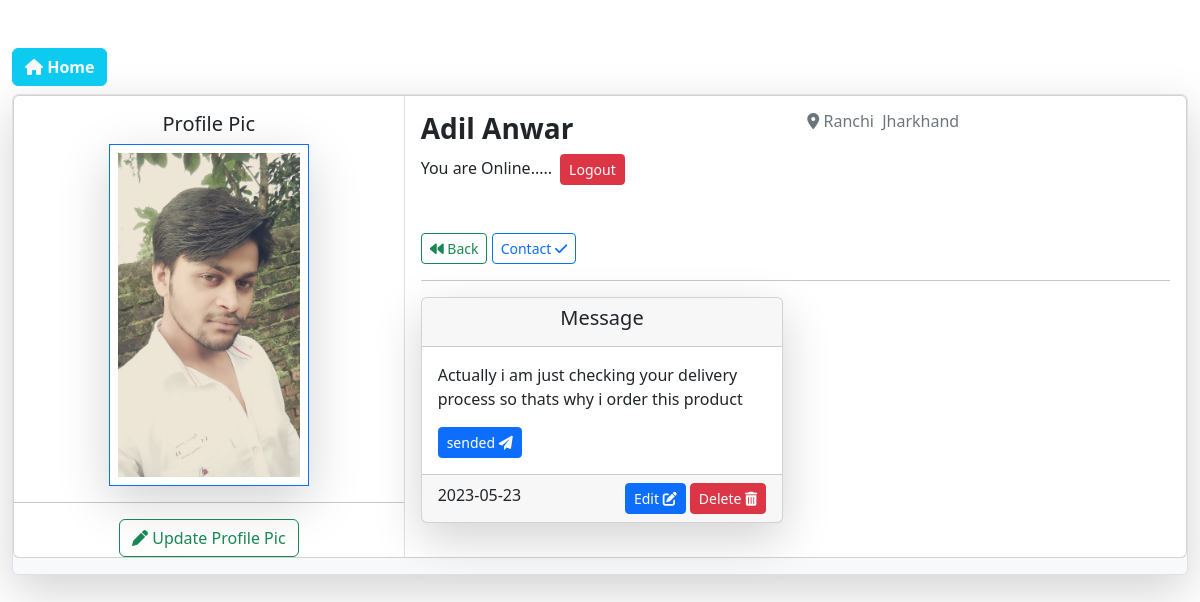
Page /contact_us_display.php?email=mradilanwar1995@gmail.com (signed in) on the committed database.
### tables this page shows
CREATE TABLE `contact_us` (
  `message_id` int(11) NOT NULL,
  `full_name` varchar(200) NOT NULL,
  `contact` varchar(200) NOT NULL,
  `address` varchar(200) NOT NULL,
  `email` varchar(200) NOT NULL,
  `subject` varchar(200) NOT NULL,
  `messages` varchar(200) NOT NULL,
  `status` varchar(200) NOT NULL DEFAULT 'sended',
  `date_time` date NOT NULL DEFAULT current_timestamp()
);

### contact_us_display.php (the view, shortened to what this page needs)
<?php
if(isset($_SESSION['email']))
{
?>
<!DOCTYPE html>
<html lang="en">
<head>
    <link rel="stylesheet" href="style.css">
    <link rel="stylesheet" href="bootstrap-5.2.0-dist/css/bootstrap.css">
    <link rel="stylesheet" href="css/all.min.css">
</head>
<body>
    <div class="container-fluid mt-5 mb-5">
        <div class="row">
            <div class="col-md-12">
                <a href="index.php" class="btn btn-info mb-2 text-light fw-bold btn-home-pro"><i class="fa-solid fa-house"></i> Home</a>
                <div class="box bg-light shadow-lg border rounded">
                    <div class="card mb-3">
                        <div class="row g-0">
                            <div class="col-md-4 border-end text-center">
                                <h5 class="mt-3">Profile Pic</h5>
                                <img src="<?php echo "user_signup_image/".$_SESSION['image']; ?>" class="img-fluid shadow-lg border p-2 border-primary" alt="..." height="200" width="200">
                                <hr>
                                <a href="update_propic.php?email=<?php echo $_SESSION['email'] ?>" class="btn btn-outline-success"><i class="fa-solid fa-pen"></i> Update Profile Pic</a>
                            </div>
                            <div class="col-md-8">
                                <div class="card-body">
                                        <div class="row">
                                            <div class="col-md-6">
                                                <h3 class="fw-semibold"><?php echo $_SESSION['f_name'];?> <?php echo $_SESSION['l_name'];?></h3>
                                            </div>
                                            <div class="col-md-6">
                                                <h6 class="text-secondary"><i class="fa-solid fa-location-dot"></i> <span class=""><?php echo $_SESSION['city'];?></span> <span class="mx-1"><?php echo $_SESSION['state'];?></span></h6>
                                            </div>
                                        </div>
                                            <span class="text-primaryc">You are Online.....</span><a href="logout.php" class="btn btn-danger btn-sm mx-2">Logout</a>
                                            <div class="mt-5">
                                                <a href="profile.php" class="btn btn-sm btn-outline-success"><i class="fa-solid fa-backward"></i> Back</a>
                                                <a href="#" class="btn btn-sm btn-outline-primary">Contact <i class="fa-solid fa-check"></i></a>
                                            </div>
                                            <hr>
                                            <div class="row">
                                            <?php
                                            include 'dbconnection.php';
                                            $email = $_GET['email'];
                                            $display_query = "SELECT * FROM `contact_us` WHERE `email` = '$email'";
                                            $result = mysqli_query($con , $display_query);
                                            if(mysqli_num_rows($result) > 0)
                                            {
                                                while($row = mysqli_fetch_assoc($result))
                                                {
                                            ?>
                                                <div class="col-md-6 col-sm-6 col-6">
                                                    <div class="card mb-3 shadow-lg">
                                                        <div class="card-header text-center">
                                                          <h5 class="">Message</h5>
                                                        </div>
                                                        <div class="card-body">
                                                          <p class="card-text"><?php echo $row['messages']; ?></p>
                                                          <?php
                                                          if($row['status'] == 'recieved')
                                                          {
                                                          ?>
                                                          <span class="btn btn-success btn-sm"><?php echo $row['status']; ?> <i class="fa-solid fa-check"></i></span>
                                                          <?php
                                                          }
                                                          else
                                                          {
                                                          ?>
                                                          <span class="btn btn-primary btn-sm"><?php echo $row['status']; ?> <i class="fa-solid fa-paper-plane"></i></span>
                                                          <?php
                                                          }
                                                          ?>
                                                        </div>
                                                        <div class="card-footer text-body-secondary d-flex justify-content-between">
                                                          <span>
                                                            <?php echo $row['date_time'] ?>
                                                          </span>
                                                          <div class="fw-bold">
                                                            <a href="message_update.php?m_edit=<?php echo $row['message_id']; ?>" class="btn btn-primary btn-sm">Edit <i class="fa-solid fa-pen-to-square"></i></a>
                                                            <a href="message_del.php?m_del=<?php echo $row['message_id']; ?>" class="btn btn-danger btn-sm">Delete <i class="fa-solid fa-trash-can"></i></a>
                                                          </div>
                                                        </div>
                                                    </div>
                                                </div>
                                                <?php
                                                }
                                            }
                                            else
                                            {
                                                echo '<div class="alert alert-danger text-center" role="alert">
                                                Sorry no messages available for you!
                                              </div>';
                                            }
                                                ?>
                                            </div>
                                </div>
                            </div>
                        </div>
                      </div>
                </div>
            </div>
        </div>
    </div>
</body>
</html>
<?php
}
else
{
    header('location:login.php');
}
?>

### rows in the picture
contact_us: messages "Actually i am just checking your delivery process so thats why i order this product", status "sended", date_time "2023-05-23"

### other values in the picture
$_SESSION['f_name'] "Adil"
$_SESSION['l_name'] "Anwar"
$_SESSION['city'] "Ranchi"
$_SESSION['state'] "Jharkhand"
